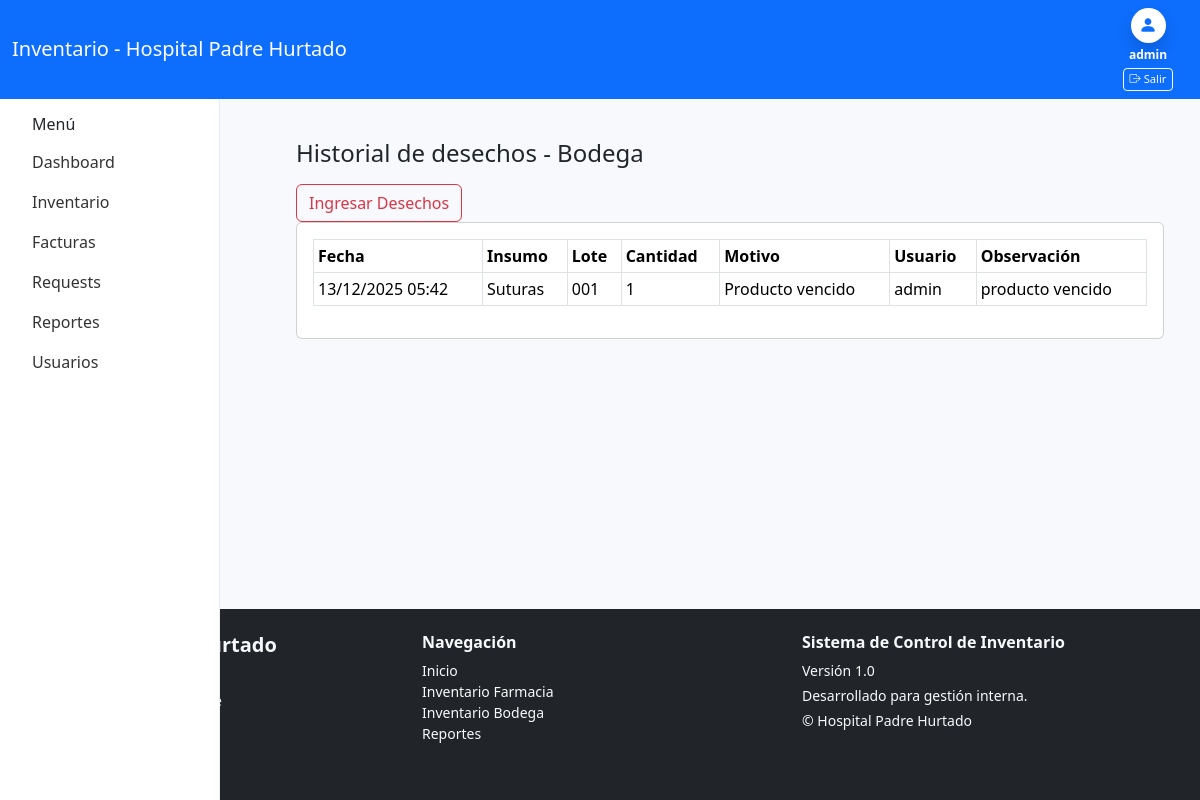
/inventario/desechos/ (signed in), run on the app's committed database.
### inventario/models.py (models this page shows, shortened)
class DesechoBodega(models.Model):
    MOTIVO_CHOICES = [
        ("VENCIDO", "Producto vencido"),
        ("DANADO", "Producto dañado"),
        ("RETIRO_SANITARIO", "Retiro sanitario"),
        ("OTRO", "Otro"),
    ]
    insumo = models.ForeignKey(Insumo, on_delete=models.PROTECT)
    item_factura = models.ForeignKey(
        ItemFactura, on_delete=models.PROTECT, related_name="desechos"
    )
    lote = models.CharField(max_length=100)
    cantidad = models.PositiveIntegerField()
    motivo = models.CharField(max_length=30, choices=MOTIVO_CHOICES)
    observacion = models.TextField(blank=True)
    usuario = models.ForeignKey(User, on_delete=models.PROTECT)
    fecha = models.DateTimeField(auto_now_add=True)

class Insumo(models.Model):
    codigo = models.CharField(max_length=50, unique=True, blank=True)
    nombre = models.CharField(max_length=200)
    unidad = models.CharField(max_length=50)
    stock = models.IntegerField(default=0)
    stock_minimo = models.IntegerField(default=0)

### inventario/views.py (the view)
# urls.py: path("desechos/", views.historial_desechos, name="historial_desechos"),
@login_required
def historial_desechos(request):
    desechos = DesechoBodega.objects.select_related("insumo", "usuario").order_by("-fecha")
    return render(request, "inventario/historial_desechos.html", {
        "desechos": desechos
    })

### inventario/templates/inventario/historial_desechos.html (shortened to what this page needs)
{% extends "core/base.html" %}
{% block principal %}
<div class="container-fluid mt-3">
  <h4>Historial de desechos - Bodega</h4>
  <div>
    <a class="btn btn-outline-danger mt-2"href="{% url 'inventario:insumos_vencidos' %}">Ingresar Desechos</a>
  </div>
  <div class="card p-3">
    <table class="table table-sm table-bordered">
      <thead>
        <tr>
          <th>Fecha</th>
          <th>Insumo</th>
          <th>Lote</th>
          <th>Cantidad</th>
          <th>Motivo</th>
          <th>Usuario</th>
          <th>Observación</th>
        </tr>
      </thead>
      <tbody>
        {% for d in desechos %}
        <tr>
          <td>{{ d.fecha|date:"d/m/Y H:i" }}</td>
          <td>{{ d.insumo.nombre }}</td>
          <td>{{ d.lote }}</td>
          <td>{{ d.cantidad }}</td>
          <td>{{ d.get_motivo_display }}</td>
          <td>{{ d.usuario.username }}</td>
          <td>{{ d.observacion|default:"-" }}</td>
        </tr>
        {% empty %}
        <tr>
          <td colspan="7" class="text-center text-success">
            No hay desechos registrados
          </td>
        </tr>
        {% endfor %}
      </tbody>
    </table>
  </div>
</div>
{% endblock %}

### core/templates/core/base.html (shortened to what this page needs)
{% load static %}
<!doctype html>
<html lang="es">
<head>
  <link href="https://cdn.jsdelivr.net/npm/bootstrap@5.3.2/dist/css/bootstrap.min.css" rel="stylesheet">
  <link rel="stylesheet" href="https://cdn.jsdelivr.net/npm/bootstrap-icons@1.10.5/font/bootstrap-icons.css">
</head>
<body class="d-flex flex-column min-vh-100">
<nav class="navbar navbar-expand-lg app-header">
  <div class="container-fluid">
    <a class="navbar-brand text-white" href="{% url 'dashboard' %}">Inventario - Hospital Padre Hurtado</a>
    <div class="d-flex">
      {% if request.user.is_authenticated %}
          <div class="d-flex flex-column align-items-center text-white" style="min-width:80px;">
          <div class="rounded-circle bg-white d-flex justify-content-center align-items-center shadow" style="width:35px; height:35px;">
            <i class="bi bi-person-fill" style="font-size:18px; color:#0d6efd;"></i>
          </div>
          <div style="font-size:0.75rem; margin-top:3px; text-align:center;">
            <strong>{{ user.username }}</strong>
          </div>
          <a href="{% url 'logout' %}" class="btn btn-outline-light btn-sm mt-1" style="font-size:0.70rem; padding: 2px 6px; white-space: nowrap; width: auto !important;">
            <i class="bi bi-box-arrow-right"></i>
            Salir
          </a>
        </div>
      {% else %}
        <a class="btn btn-outline-light btn-sm" href="{% url 'login' %}">Iniciar sesión</a>
      {% endif %}
    </div>
  </div>
</nav>
<div class="d-flex">
  <aside class="sidebar p-3">
    <h6 class="px-3">Menú</h6>
    {% with current=request.resolver_match.url_name %}
    <ul class="nav flex-column">
    {% if request.user.is_authenticated %}
      {% if request.user.perfil.rol == "ADMIN" or request.user.perfil.rol == "JEFE_BODEGA" or request.user.perfil.rol == "JEFE_FARMACIA" %}
      <li class="nav-item">
        <a class="nav-link {% if current == 'dashboard' %}active{% endif %}" href="{% url 'dashboard' %}">
            Dashboard
        </a>
      </li>
      {% endif %}
      {% if request.user.perfil.rol == "JEFE_BODEGA" or request.user.perfil.rol == "FUNC_BODEGA" %}
      <li class="nav-item">
        <a class="nav-link {% if current == 'inventory_list' %}active{% endif %}" href="{% url 'inventario:inventory_list' %}">Inventario</a>
      </li>
      <li class="nav-item">
        <a class="nav-link {% if current == 'facturas_list' %}active{% endif %}" href="{% url 'inventario:facturas_list' %}">Facturas</a>
      </li>
      <li class="nav-item">
        <a class="nav-link {% if current == 'solicitudes_listar' %}active{% endif %}" href="{% url 'inventario:solicitudes_listar' %}">Requests</a>
      </li>
      {% endif %}
      <li class="nav-item">
        <a class="nav-link {% if current == 'reports' %}active{% endif %}" href="{% url 'reports' %}">Reportes</a>
      </li>
    {% endif %}
      {% if user.is_authenticated and user.is_superuser %}
      <li class="nav-item">
        <a class="nav-link {% if current == 'manage_users' %}active{% endif %}" href="{% url 'manage_users' %}">Usuarios</a>
      </li>
      {% endif %}
    </ul>
    {% endwith %}
  </aside>
  <main class="flex-fill p-4">
    {% block principal %}
    {% endblock %}
  </main>
</div>
<footer class="bg-dark text-light mt-auto py-4">
  <div class="container">
    <div class="row">
      <div class="col-md-4 mb-3">
        <h5 class="fw-bold">Hospital Padre Hurtado</h5>
        <p class="small mb-1">Av. Concha y Toro 3459</p>
        <p class="small mb-1">San Ramón, Santiago, Chile</p>
        <p class="small">Teléfono: <strong>(2) 2576 3000</strong></p>
      </div>
      <div class="col-md-4 mb-3">
        <h6 class="fw-bold">Navegación</h6>
        <ul class="list-unstyled small">
          <li><a href="/" class="text-light text-decoration-none">Inicio</a></li>
          <li><a href="/farmacia/" class="text-light text-decoration-none">Inventario Farmacia</a></li>
          <li><a href="/bodega/" class="text-light text-decoration-none">Inventario Bodega</a></li>
          <li><a href="/reportes/" class="text-light text-decoration-none">Reportes</a></li>
        </ul>
      </div>
      <div class="col-md-4 mb-3">
        <h6 class="fw-bold">Sistema de Control de Inventario</h6>
        <p class="small mb-1">Versión 1.0</p>
        <p class="small mb-1">Desarrollado para gestión interna.</p>
        <p class="small">© {{ now|date:"Y" }} Hospital Padre Hurtado</p>
      </div>
    </div>
</footer>
</body>
</html>

### core/templates/core/base.html (style rules this page uses)
body { background:#f7f9fc; }
.sidebar { min-width: 220px; max-width: 260px; background: #fff; border-right:1px solid #e6eef8; height:100vh; padding-top:1rem; position:fixed; }
main.flex-fill { margin-left: 260px; }
.app-header { background: #0d6efd; color: #fff; }
.sidebar .nav { padding-left:0; }
.sidebar .nav-link { color:#333; }

### data on the page
DesechoBodega: fecha "13/12/2025 05:42", insumo.nombre "Suturas", lote "001", cantidad "1", motivo "Producto vencido", usuario.username "admin", observacion "producto vencido"

### other printed values
{{ user.username }} "admin"
